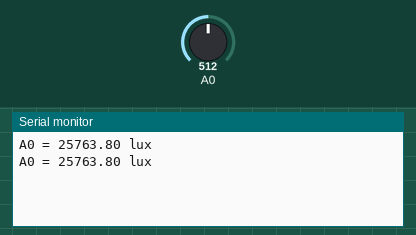
Bench run of a sketch on a simulated Arduino Uno, built with avr-gcc and run on an emulated ATmega328P. On the bench: the last lines printed to the serial monitor. The inputs (shaded band) are chosen by the test bench; at power-on: A0 = 512.

Above: at 1.8 s.
1.9 s: A0 set to 716
At 2.8 s:
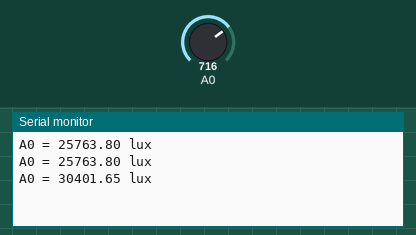
3.4 s: A0 set to 900
At 4.8 s:
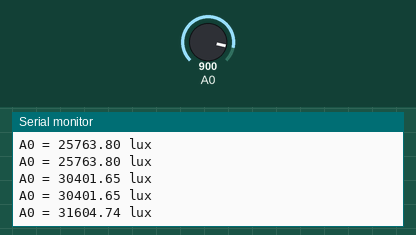
Timing chart, 0 to 6.4 s (numbered marks = the images above; inputs shaded):
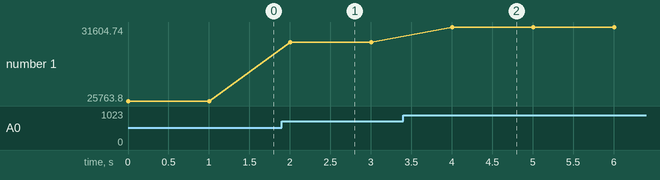

The sketch:

lichtsensor.ino
```cpp
void setup()
{
  Serial.begin(9600);
}

void loop()
{
  measurement(30);
}

void measurement(int times)
{
  double total = 0.00;
  for (int i = 0; i < times; i++)
  {
    double volt = float(analogRead(A0)) * 5.0 / 1024.0;
    double lux = (-1750.8 * (volt * volt)) + (15154 * volt) - 1178.7;
    total = total + volt;
    Serial.print("A0 = ");
    Serial.print(lux);
    Serial.println(" lux");
//    Serial.print(volt);
//    Serial.println(" volts");
    delay(1000);
  }
  double average = total / times;
  Serial.print("Average = ");
  Serial.println(average);
}
```

Measured:
- after the input at 1.9 s, the serial monitor: prints a new line after 0.10 s (image 1)
- after the input at 3.4 s, the serial monitor: prints a new line after 0.60 s (image 2)
- plotted number 1: 25763.8 → 30401.65 after the input at 1.9 s, 30401.65 → 31604.74 after the input at 3.4 s
